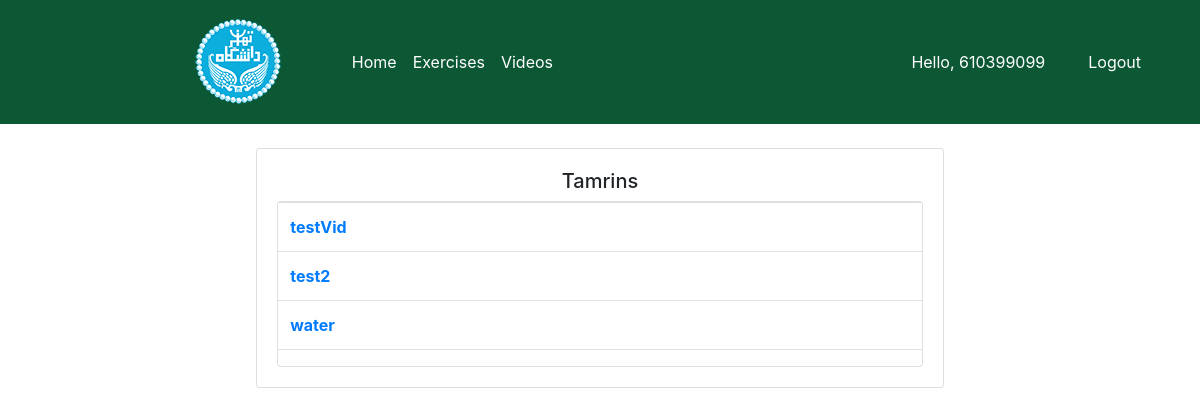
The page /menu_student/videos (signed in) on the database its author committed.
### users/models.py (models this page shows, shortened)
class Vids(models.Model):
    caption = models.CharField(max_length=300)
    video = models.FileField(upload_to='videos')
    upload_time = models.DateTimeField(auto_now_add=True)

### users/views.py (the view)
# urls.py: path('menu_student/videos', VideoStudent.as_view(), name='video_student'),
class VideoStudent(View):
    @method_decorator(login_required(login_url='login'))
    @method_decorator(allowed_users(allowed_roles=['student']))
    def get(self, request):
        video = Vids.objects.all()
        context = {'video':video}
        return render(request, 'users/video_student.html', context)

### users/decorator.py (called while the page is built)
def allowed_users(allowed_roles=[]):
    def decorator(view_func):
        def wrapper_func(request, *args, **kwargs):
            group = None
            if request.user.groups.exists():
                group = request.user.groups.all()[0].name
            if group in allowed_roles:
                return view_func(request, *args, **kwargs)
            else:
                return HttpResponse(group)
        return wrapper_func
    return decorator

### users/templates/users/video_student.html
{% extends 'users/base.html' %}
{% load static %}
{% block content %}
<br>
<div class="row">
    <div class="col-md-7" style="margin-left:auto;margin-right:auto;">
        <div class="card card-body">
            <h5 class="text-center">Tamrins</h5>
            <div class = card card-body>
                <table class="table">
                    {% for i in video %}
                            <tr>
                                <th><a href="{% url 'detail_video_ostad' i.id %}">{{ i.caption }}</a></th>
                            </tr>
                    {% endfor %}
                </table>
            </div>
        </div>
    </div>
</div>
{% endblock %}

### users/templates/users/base.html (shortened to what this page needs)
{% load static %}
<!doctype html>
<html lang="en">
  <head>
    <link href="https://cdn.jsdelivr.net/npm/bootstrap@5.0.0-beta2/dist/css/bootstrap.min.css" rel="stylesheet">
    <link href="//maxcdn.bootstrapcdn.com/bootstrap/4.1.1/css/bootstrap.min.css" rel="stylesheet" id="bootstrap-css">
    <link type="text/css" rel="stylesheet" href="{% static '/css/main.css' %}">
  </head>
  <body>
    <nav class="navbar navbar-expand-lg navbar-dark bg-dark">
      <img src="{% static 'medias/images/logo.png' %}" alt="logo" style="width:8=90px; padding:10px; margin-left:10%">
      <div class="collapse navbar-collapse" id="navbarNav">
        <ul class="navbar-nav">
          {% if request.user.is_staff %}
            <li class="nav-item active">
              <a class="nav-link" href="{% url 'menu_ostad' %}">Home <span class="sr-only">(current)</span></a>
            </li>
            <li class="nav-item active">
              <a class="nav-link" href="{% url 'tamrin_ostad' %}">Exercises <span class="sr-only">(current)</span></a>
            </li>
            <li class="nav-item active">
              <a class="nav-link" href="{% url 'video_ostad' %}">Videos <span class="sr-only">(current)</span></a>
            </li>
          {% else %}
            <li class="nav-item active">
              <a class="nav-link" href="{% url 'menu_student' %}">Home <span class="sr-only">(current)</span></a>
            </li>
            <li class="nav-item active">
              <a class="nav-link" href="{% url 'tamrin_student' %}">Exercises <span class="sr-only">(current)</span></a>
            </li>
            <li class="nav-item active">
              <a class="nav-link" href="{% url 'video_student' %}">Videos <span class="sr-only">(current)</span></a>
            </li>
          {% endif %}
        </ul>
      </div>
      <span style="color:white;margin-right:30px">Hello, {{request.user}}</span>
      <span><a style="color:white;margin-right:30px" href="{% url 'logout' %}" class="btn">Logout</a></span>
    </nav>
    {% block content%}
    {% endblock %}
  </body>
</html>

### static/css/main.css (style rules this page uses)
.bg-dark { background-color: #0C5835 !important; }

### users/templates/users/base.html (style rules this page uses)
.bg-dark { background-color: #0C5835 !important; }

### rows shown on the page
Vids: caption "testVid"
Vids: caption "test2"
Vids: caption "water"

### other values the page prints
{{ request.user }} "610399099"
